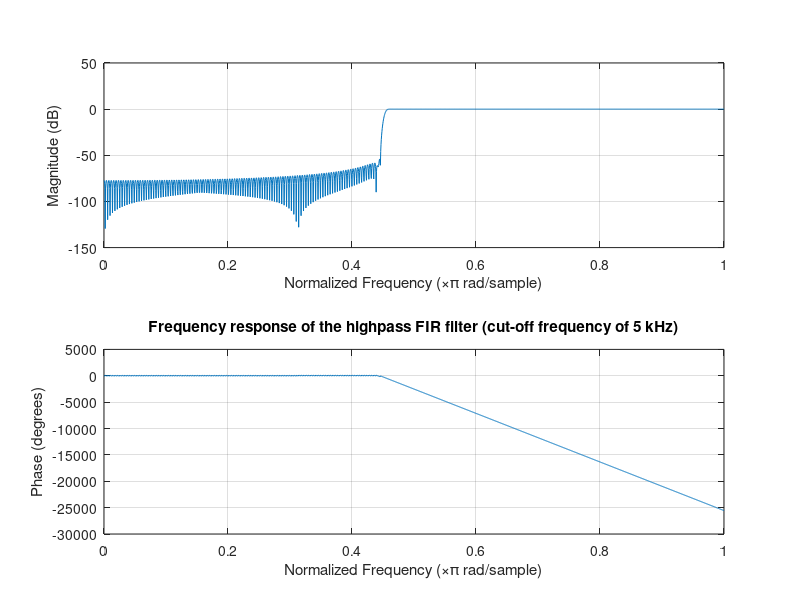

Write the MATLAB code that produced this figure. (Note: this script raises an error after producing the figure.)
fc = 5000; % Cut-off frequency of the filter
Fs = 22050; % Sampling frequency of the audio signal
N = 513;
wc = fc / (Fs / 2);

window = hamming(N); % Truncation window function

filter_coeff = fir1(N - 1, wc, 'high', window); % Coefficients of the FIR filter

freqz(filter_coeff, 1); % Plot the frequency response of the filter
title("Frequency response of the highpass FIR filter (cut-off frequency of 5 kHz)");

[x, xFs] = audioread("love_mono22.wav");

x_filtered = filter(filter_coeff, 1, x); % Filter the input signals

% Power Spectral Density of the input signal and output signal
[Px, F] = pwelch(x, window, [], 4098, xFs);
[Px_filtered, F_filtered] = pwelch(x_filtered, window, [], 4098, Fs);

f2 = figure;
plot(F/1000, 10*log10(Px));
hold on;
plot(F_filtered/1000, 10*log10(Px_filtered));
title("Spectrum of the input and output signals");
xlabel("Frequency (kHz)");
ylabel("Power Spectral Density (in dB)");
legend("Input signal", "Output signal");
axis([0 11.05 -110 -30]);

audiowrite("love_mono22_HPF.wav", x_filtered, Fs);